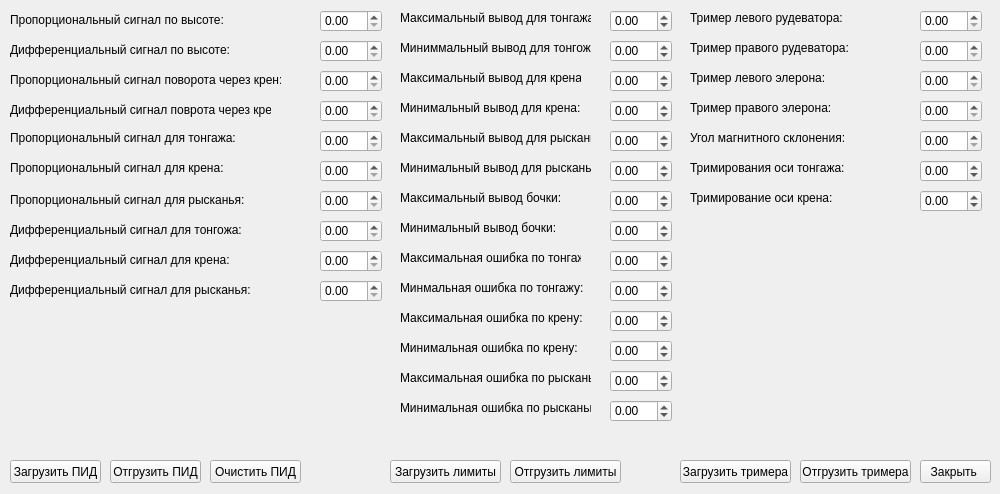
<?xml version="1.0" encoding="UTF-8"?>
<ui version="4.0">
 <class>Config_Widget</class>
 <widget class="QWidget" name="Config_Widget">
  <property name="geometry">
   <rect>
    <x>0</x>
    <y>0</y>
    <width>1000</width>
    <height>494</height>
   </rect>
  </property>
  <property name="minimumSize">
   <size>
    <width>400</width>
    <height>360</height>
   </size>
  </property>
  <property name="baseSize">
   <size>
    <width>480</width>
    <height>380</height>
   </size>
  </property>
  <property name="windowTitle">
   <string>Настройки ПИД</string>
  </property>
  <widget class="QLabel" name="label_info_for_user">
   <property name="geometry">
    <rect>
     <x>10</x>
     <y>10</y>
     <width>221</width>
     <height>20</height>
    </rect>
   </property>
   <property name="text">
    <string>Пропорциональный сигнал по высоте:</string>
   </property>
   <property name="alignment">
    <set>Qt::AlignLeading|Qt::AlignLeft|Qt::AlignVCenter</set>
   </property>
  </widget>
  <widget class="QLabel" name="label_2_info_for_user">
   <property name="geometry">
    <rect>
     <x>10</x>
     <y>40</y>
     <width>221</width>
     <height>20</height>
    </rect>
   </property>
   <property name="text">
    <string>Дифференциальный сигнал по высоте:</string>
   </property>
   <property name="alignment">
    <set>Qt::AlignLeading|Qt::AlignLeft|Qt::AlignVCenter</set>
   </property>
  </widget>
  <widget class="QLabel" name="label_3_info_for_user">
   <property name="geometry">
    <rect>
     <x>10</x>
     <y>70</y>
     <width>271</width>
     <height>20</height>
    </rect>
   </property>
   <property name="text">
    <string>Пропорциональный сигнал поворота через крен:</string>
   </property>
   <property name="alignment">
    <set>Qt::AlignLeading|Qt::AlignLeft|Qt::AlignVCenter</set>
   </property>
  </widget>
  <widget class="QLabel" name="label_4_info_for_user">
   <property name="geometry">
    <rect>
     <x>10</x>
     <y>100</y>
     <width>261</width>
     <height>20</height>
    </rect>
   </property>
   <property name="text">
    <string>Дифференциальный сигнал поврота через крен:</string>
   </property>
   <property name="alignment">
    <set>Qt::AlignLeading|Qt::AlignLeft|Qt::AlignVCenter</set>
   </property>
  </widget>
  <widget class="QLabel" name="label_5_info_for_user">
   <property name="geometry">
    <rect>
     <x>10</x>
     <y>130</y>
     <width>261</width>
     <height>16</height>
    </rect>
   </property>
   <property name="text">
    <string>Пропорциональный сигнал для тонгажа:</string>
   </property>
  </widget>
  <widget class="QLabel" name="label_6_info_for_user">
   <property name="geometry">
    <rect>
     <x>10</x>
     <y>160</y>
     <width>251</width>
     <height>16</height>
    </rect>
   </property>
   <property name="text">
    <string>Пропорциональный сигнал для крена:</string>
   </property>
  </widget>
  <widget class="QLabel" name="label_7_info_for_user">
   <property name="geometry">
    <rect>
     <x>10</x>
     <y>190</y>
     <width>241</width>
     <height>20</height>
    </rect>
   </property>
   <property name="text">
    <string>Пропорциональный сигнал для рысканья:</string>
   </property>
  </widget>
  <widget class="QLabel" name="label_8_info_for_user">
   <property name="geometry">
    <rect>
     <x>10</x>
     <y>220</y>
     <width>241</width>
     <height>20</height>
    </rect>
   </property>
   <property name="text">
    <string>Дифференциальный сигнал для тонгожа:</string>
   </property>
  </widget>
  <widget class="QLabel" name="label_9_info_for_user">
   <property name="geometry">
    <rect>
     <x>10</x>
     <y>250</y>
     <width>241</width>
     <height>20</height>
    </rect>
   </property>
   <property name="text">
    <string>Дифференциальный сигнал для крена:</string>
   </property>
  </widget>
  <widget class="QLabel" name="label_10_info_for_user">
   <property name="geometry">
    <rect>
     <x>10</x>
     <y>280</y>
     <width>251</width>
     <height>20</height>
    </rect>
   </property>
   <property name="text">
    <string>Дифференциальный сигнал для рысканья:</string>
   </property>
  </widget>
  <widget class="QPushButton" name="pushButton_Get_PID">
   <property name="geometry">
    <rect>
     <x>10</x>
     <y>460</y>
     <width>91</width>
     <height>23</height>
    </rect>
   </property>
   <property name="text">
    <string>Загрузить ПИД</string>
   </property>
  </widget>
  <widget class="QPushButton" name="pushButton_Set_PID">
   <property name="geometry">
    <rect>
     <x>110</x>
     <y>460</y>
     <width>91</width>
     <height>23</height>
    </rect>
   </property>
   <property name="text">
    <string>Отгрузить ПИД</string>
   </property>
  </widget>
  <widget class="QPushButton" name="pushButton_Close">
   <property name="geometry">
    <rect>
     <x>920</x>
     <y>460</y>
     <width>71</width>
     <height>23</height>
    </rect>
   </property>
   <property name="text">
    <string>Закрыть </string>
   </property>
  </widget>
  <widget class="QDoubleSpinBox" name="doubleSpinBox_P_Alt">
   <property name="geometry">
    <rect>
     <x>320</x>
     <y>10</y>
     <width>62</width>
     <height>22</height>
    </rect>
   </property>
   <property name="maximum">
    <double>99.000000000000000</double>
   </property>
  </widget>
  <widget class="QDoubleSpinBox" name="doubleSpinBox_2_D_Alt">
   <property name="geometry">
    <rect>
     <x>320</x>
     <y>40</y>
     <width>62</width>
     <height>22</height>
    </rect>
   </property>
   <property name="maximum">
    <double>99.000000000000000</double>
   </property>
  </widget>
  <widget class="QDoubleSpinBox" name="doubleSpinBox_3_P_Bank">
   <property name="geometry">
    <rect>
     <x>320</x>
     <y>70</y>
     <width>62</width>
     <height>22</height>
    </rect>
   </property>
   <property name="maximum">
    <double>10.000000000000000</double>
   </property>
  </widget>
  <widget class="QDoubleSpinBox" name="doubleSpinBox_4_D_Bank">
   <property name="geometry">
    <rect>
     <x>320</x>
     <y>100</y>
     <width>62</width>
     <height>22</height>
    </rect>
   </property>
   <property name="maximum">
    <double>10.000000000000000</double>
   </property>
  </widget>
  <widget class="QDoubleSpinBox" name="doubleSpinBox_5_P_Pitch">
   <property name="geometry">
    <rect>
     <x>320</x>
     <y>130</y>
     <width>62</width>
     <height>22</height>
    </rect>
   </property>
   <property name="maximum">
    <double>10.000000000000000</double>
   </property>
  </widget>
  <widget class="QDoubleSpinBox" name="doubleSpinBox_6_P_Roll">
   <property name="geometry">
    <rect>
     <x>320</x>
     <y>160</y>
     <width>62</width>
     <height>22</height>
    </rect>
   </property>
   <property name="maximum">
    <double>10.000000000000000</double>
   </property>
  </widget>
  <widget class="QDoubleSpinBox" name="doubleSpinBox_7_P_Yaw">
   <property name="geometry">
    <rect>
     <x>320</x>
     <y>190</y>
     <width>62</width>
     <height>22</height>
    </rect>
   </property>
   <property name="maximum">
    <double>10.000000000000000</double>
   </property>
  </widget>
  <widget class="QDoubleSpinBox" name="doubleSpinBox_8_D_Pitch">
   <property name="geometry">
    <rect>
     <x>320</x>
     <y>220</y>
     <width>62</width>
     <height>22</height>
    </rect>
   </property>
   <property name="maximum">
    <double>10.000000000000000</double>
   </property>
  </widget>
  <widget class="QDoubleSpinBox" name="doubleSpinBox_9_D_Roll">
   <property name="geometry">
    <rect>
     <x>320</x>
     <y>250</y>
     <width>62</width>
     <height>22</height>
    </rect>
   </property>
   <property name="maximum">
    <double>10.000000000000000</double>
   </property>
  </widget>
  <widget class="QDoubleSpinBox" name="doubleSpinBox_10_D_Yaw">
   <property name="geometry">
    <rect>
     <x>320</x>
     <y>280</y>
     <width>62</width>
     <height>22</height>
    </rect>
   </property>
   <property name="maximum">
    <double>10.000000000000000</double>
   </property>
  </widget>
  <widget class="QPushButton" name="pushButton_del_pid">
   <property name="geometry">
    <rect>
     <x>210</x>
     <y>460</y>
     <width>91</width>
     <height>23</height>
    </rect>
   </property>
   <property name="text">
    <string>Очистить ПИД</string>
   </property>
  </widget>
  <widget class="QLabel" name="label_11_info_for_user">
   <property name="geometry">
    <rect>
     <x>400</x>
     <y>10</y>
     <width>191</width>
     <height>16</height>
    </rect>
   </property>
   <property name="text">
    <string>Максимальный вывод для тонгажа:</string>
   </property>
  </widget>
  <widget class="QLabel" name="label_12_info_for_user">
   <property name="geometry">
    <rect>
     <x>400</x>
     <y>40</y>
     <width>191</width>
     <height>16</height>
    </rect>
   </property>
   <property name="text">
    <string>Миниммальный вывод для тонгожа:</string>
   </property>
  </widget>
  <widget class="QLabel" name="label_13_info_for_user">
   <property name="geometry">
    <rect>
     <x>400</x>
     <y>70</y>
     <width>181</width>
     <height>16</height>
    </rect>
   </property>
   <property name="text">
    <string>Максимальный вывод для крена:</string>
   </property>
  </widget>
  <widget class="QLabel" name="label_14_info_for_user">
   <property name="geometry">
    <rect>
     <x>400</x>
     <y>100</y>
     <width>181</width>
     <height>16</height>
    </rect>
   </property>
   <property name="text">
    <string>Минимальный вывод для крена:</string>
   </property>
  </widget>
  <widget class="QLabel" name="label_15_info_for_user">
   <property name="geometry">
    <rect>
     <x>400</x>
     <y>130</y>
     <width>191</width>
     <height>16</height>
    </rect>
   </property>
   <property name="text">
    <string>Максимальный вывод для рысканья:</string>
   </property>
  </widget>
  <widget class="QLabel" name="label_16_info_for_user">
   <property name="geometry">
    <rect>
     <x>400</x>
     <y>160</y>
     <width>191</width>
     <height>16</height>
    </rect>
   </property>
   <property name="text">
    <string>Минимальный вывод для рысканья:</string>
   </property>
  </widget>
  <widget class="QLabel" name="label_17_info_for_user">
   <property name="geometry">
    <rect>
     <x>690</x>
     <y>10</y>
     <width>191</width>
     <height>16</height>
    </rect>
   </property>
   <property name="text">
    <string>Тример левого рудеватора:</string>
   </property>
  </widget>
  <widget class="QLabel" name="label_18_info_for_user">
   <property name="geometry">
    <rect>
     <x>690</x>
     <y>40</y>
     <width>191</width>
     <height>16</height>
    </rect>
   </property>
   <property name="text">
    <string>Тример правого рудеватора: </string>
   </property>
  </widget>
  <widget class="QLabel" name="label_19_info_for_user">
   <property name="geometry">
    <rect>
     <x>690</x>
     <y>70</y>
     <width>191</width>
     <height>16</height>
    </rect>
   </property>
   <property name="text">
    <string>Тример левого элерона:</string>
   </property>
  </widget>
  <widget class="QLabel" name="label_20_info_for_user">
   <property name="geometry">
    <rect>
     <x>690</x>
     <y>100</y>
     <width>201</width>
     <height>16</height>
    </rect>
   </property>
   <property name="text">
    <string>Тример правого элерона:</string>
   </property>
  </widget>
  <widget class="QDoubleSpinBox" name="doubleSpinBox_Max_pitch">
   <property name="geometry">
    <rect>
     <x>610</x>
     <y>10</y>
     <width>62</width>
     <height>22</height>
    </rect>
   </property>
   <property name="minimum">
    <double>-90.000000000000000</double>
   </property>
   <property name="maximum">
    <double>90.000000000000000</double>
   </property>
  </widget>
  <widget class="QDoubleSpinBox" name="doubleSpinBox_Min_pitch">
   <property name="geometry">
    <rect>
     <x>610</x>
     <y>40</y>
     <width>62</width>
     <height>22</height>
    </rect>
   </property>
   <property name="minimum">
    <double>-90.000000000000000</double>
   </property>
   <property name="maximum">
    <double>90.000000000000000</double>
   </property>
  </widget>
  <widget class="QDoubleSpinBox" name="doubleSpinBox_Max_roll">
   <property name="geometry">
    <rect>
     <x>610</x>
     <y>70</y>
     <width>62</width>
     <height>22</height>
    </rect>
   </property>
   <property name="minimum">
    <double>-90.000000000000000</double>
   </property>
   <property name="maximum">
    <double>90.000000000000000</double>
   </property>
  </widget>
  <widget class="QDoubleSpinBox" name="doubleSpinBox_Min_roll">
   <property name="geometry">
    <rect>
     <x>610</x>
     <y>100</y>
     <width>62</width>
     <height>22</height>
    </rect>
   </property>
   <property name="minimum">
    <double>-90.000000000000000</double>
   </property>
   <property name="maximum">
    <double>90.000000000000000</double>
   </property>
  </widget>
  <widget class="QDoubleSpinBox" name="doubleSpinBox_Max_yaw">
   <property name="geometry">
    <rect>
     <x>610</x>
     <y>130</y>
     <width>62</width>
     <height>22</height>
    </rect>
   </property>
   <property name="minimum">
    <double>-90.000000000000000</double>
   </property>
   <property name="maximum">
    <double>90.000000000000000</double>
   </property>
  </widget>
  <widget class="QDoubleSpinBox" name="doubleSpinBox_Min_yaw">
   <property name="geometry">
    <rect>
     <x>610</x>
     <y>160</y>
     <width>62</width>
     <height>22</height>
    </rect>
   </property>
   <property name="minimum">
    <double>-90.000000000000000</double>
   </property>
   <property name="maximum">
    <double>90.000000000000000</double>
   </property>
  </widget>
  <widget class="QDoubleSpinBox" name="doubleSpinBox_trimm_left_Ruder">
   <property name="geometry">
    <rect>
     <x>920</x>
     <y>10</y>
     <width>62</width>
     <height>22</height>
    </rect>
   </property>
   <property name="maximum">
    <double>180.000000000000000</double>
   </property>
  </widget>
  <widget class="QDoubleSpinBox" name="doubleSpinBox_trimm_right_Ruder">
   <property name="geometry">
    <rect>
     <x>920</x>
     <y>40</y>
     <width>62</width>
     <height>22</height>
    </rect>
   </property>
   <property name="maximum">
    <double>180.000000000000000</double>
   </property>
  </widget>
  <widget class="QDoubleSpinBox" name="doubleSpinBox_trimm_left_Eleron">
   <property name="geometry">
    <rect>
     <x>920</x>
     <y>70</y>
     <width>62</width>
     <height>22</height>
    </rect>
   </property>
   <property name="maximum">
    <double>180.000000000000000</double>
   </property>
  </widget>
  <widget class="QDoubleSpinBox" name="doubleSpinBox_trimm_right_Eleron">
   <property name="geometry">
    <rect>
     <x>920</x>
     <y>100</y>
     <width>62</width>
     <height>22</height>
    </rect>
   </property>
   <property name="maximum">
    <double>180.000000000000000</double>
   </property>
  </widget>
  <widget class="QLabel" name="label_21_info_for_user">
   <property name="geometry">
    <rect>
     <x>400</x>
     <y>190</y>
     <width>161</width>
     <height>16</height>
    </rect>
   </property>
   <property name="text">
    <string>Максимальный вывод бочки:</string>
   </property>
  </widget>
  <widget class="QLabel" name="label_22_info_for_user">
   <property name="geometry">
    <rect>
     <x>400</x>
     <y>220</y>
     <width>161</width>
     <height>16</height>
    </rect>
   </property>
   <property name="text">
    <string>Минимальный вывод бочки:</string>
   </property>
  </widget>
  <widget class="QDoubleSpinBox" name="doubleSpinBox_Max_bank">
   <property name="geometry">
    <rect>
     <x>610</x>
     <y>190</y>
     <width>62</width>
     <height>22</height>
    </rect>
   </property>
   <property name="minimum">
    <double>-90.000000000000000</double>
   </property>
   <property name="maximum">
    <double>90.000000000000000</double>
   </property>
  </widget>
  <widget class="QDoubleSpinBox" name="doubleSpinBox_Min_bank">
   <property name="geometry">
    <rect>
     <x>610</x>
     <y>220</y>
     <width>62</width>
     <height>22</height>
    </rect>
   </property>
   <property name="minimum">
    <double>-90.000000000000000</double>
   </property>
   <property name="maximum">
    <double>90.000000000000000</double>
   </property>
  </widget>
  <widget class="QPushButton" name="pushButton_Get_limit">
   <property name="geometry">
    <rect>
     <x>390</x>
     <y>460</y>
     <width>111</width>
     <height>23</height>
    </rect>
   </property>
   <property name="text">
    <string>Загрузить лимиты</string>
   </property>
  </widget>
  <widget class="QPushButton" name="pushButton_Set_limit">
   <property name="geometry">
    <rect>
     <x>510</x>
     <y>460</y>
     <width>111</width>
     <height>23</height>
    </rect>
   </property>
   <property name="text">
    <string>Отгрузить лимиты</string>
   </property>
  </widget>
  <widget class="QPushButton" name="pushButton_Get_trim">
   <property name="geometry">
    <rect>
     <x>680</x>
     <y>460</y>
     <width>111</width>
     <height>23</height>
    </rect>
   </property>
   <property name="text">
    <string>Загрузить тримера</string>
   </property>
  </widget>
  <widget class="QPushButton" name="pushButton_Set_trim">
   <property name="geometry">
    <rect>
     <x>800</x>
     <y>460</y>
     <width>111</width>
     <height>23</height>
    </rect>
   </property>
   <property name="text">
    <string>Отгрузить тримера</string>
   </property>
  </widget>
  <widget class="QLabel" name="label_23_info_for_user">
   <property name="geometry">
    <rect>
     <x>690</x>
     <y>130</y>
     <width>181</width>
     <height>16</height>
    </rect>
   </property>
   <property name="text">
    <string>Угол магнитного склонения:</string>
   </property>
  </widget>
  <widget class="QLabel" name="label__24_info_for_user">
   <property name="geometry">
    <rect>
     <x>690</x>
     <y>160</y>
     <width>171</width>
     <height>16</height>
    </rect>
   </property>
   <property name="text">
    <string>Тримирования оси тонгажа:</string>
   </property>
  </widget>
  <widget class="QLabel" name="label_25_info_for_user">
   <property name="geometry">
    <rect>
     <x>690</x>
     <y>190</y>
     <width>171</width>
     <height>16</height>
    </rect>
   </property>
   <property name="text">
    <string>Тримирование оси крена:</string>
   </property>
  </widget>
  <widget class="QDoubleSpinBox" name="doubleSpinBox_Magnetc_declination">
   <property name="geometry">
    <rect>
     <x>920</x>
     <y>130</y>
     <width>62</width>
     <height>22</height>
    </rect>
   </property>
   <property name="minimum">
    <double>0.000000000000000</double>
   </property>
   <property name="maximum">
    <double>360.000000000000000</double>
   </property>
  </widget>
  <widget class="QDoubleSpinBox" name="doubleSpinBox_offset_pitch_axis">
   <property name="geometry">
    <rect>
     <x>920</x>
     <y>160</y>
     <width>62</width>
     <height>22</height>
    </rect>
   </property>
   <property name="minimum">
    <double>-10.000000000000000</double>
   </property>
   <property name="maximum">
    <double>10.000000000000000</double>
   </property>
  </widget>
  <widget class="QDoubleSpinBox" name="doubleSpinBox_offset_roll_axis">
   <property name="geometry">
    <rect>
     <x>920</x>
     <y>190</y>
     <width>62</width>
     <height>22</height>
    </rect>
   </property>
   <property name="minimum">
    <double>-10.000000000000000</double>
   </property>
   <property name="maximum">
    <double>10.000000000000000</double>
   </property>
  </widget>
  <widget class="QLabel" name="label_26_info_for_user">
   <property name="geometry">
    <rect>
     <x>400</x>
     <y>250</y>
     <width>181</width>
     <height>16</height>
    </rect>
   </property>
   <property name="text">
    <string>Максимальная ошибка по тонгажу:</string>
   </property>
  </widget>
  <widget class="QLabel" name="label__27_info_for_user">
   <property name="geometry">
    <rect>
     <x>400</x>
     <y>280</y>
     <width>201</width>
     <height>16</height>
    </rect>
   </property>
   <property name="text">
    <string>Минмальная ошибка по тонгажу:</string>
   </property>
  </widget>
  <widget class="QLabel" name="label__28_info_for_user">
   <property name="geometry">
    <rect>
     <x>400</x>
     <y>310</y>
     <width>191</width>
     <height>16</height>
    </rect>
   </property>
   <property name="text">
    <string>Максимальная ошибка по крену:</string>
   </property>
  </widget>
  <widget class="QLabel" name="label__29_info_for_user">
   <property name="geometry">
    <rect>
     <x>400</x>
     <y>340</y>
     <width>181</width>
     <height>16</height>
    </rect>
   </property>
   <property name="text">
    <string>Минимальная ошибка по крену:</string>
   </property>
  </widget>
  <widget class="QLabel" name="label__30_info_for_user">
   <property name="geometry">
    <rect>
     <x>400</x>
     <y>370</y>
     <width>191</width>
     <height>16</height>
    </rect>
   </property>
   <property name="text">
    <string>Максимальная ошибка по рысканью:</string>
   </property>
  </widget>
  <widget class="QLabel" name="label_31_info_for_user">
   <property name="geometry">
    <rect>
     <x>400</x>
     <y>400</y>
     <width>191</width>
     <height>16</height>
    </rect>
   </property>
   <property name="text">
    <string>Минимальная ошибка по рысканью:</string>
   </property>
  </widget>
  <widget class="QDoubleSpinBox" name="doubleSpinBox_Max_pitch_error_pid">
   <property name="geometry">
    <rect>
     <x>610</x>
     <y>250</y>
     <width>62</width>
     <height>22</height>
    </rect>
   </property>
   <property name="minimum">
    <double>-90.000000000000000</double>
   </property>
   <property name="maximum">
    <double>90.000000000000000</double>
   </property>
  </widget>
  <widget class="QDoubleSpinBox" name="doubleSpinBox_Min_pitch_error_pid">
   <property name="geometry">
    <rect>
     <x>610</x>
     <y>280</y>
     <width>62</width>
     <height>22</height>
    </rect>
   </property>
   <property name="minimum">
    <double>-90.000000000000000</double>
   </property>
   <property name="maximum">
    <double>90.000000000000000</double>
   </property>
  </widget>
  <widget class="QDoubleSpinBox" name="doubleSpinBox_Max_roll_error_pid">
   <property name="geometry">
    <rect>
     <x>610</x>
     <y>310</y>
     <width>62</width>
     <height>22</height>
    </rect>
   </property>
   <property name="minimum">
    <double>-90.000000000000000</double>
   </property>
   <property name="maximum">
    <double>90.000000000000000</double>
   </property>
  </widget>
  <widget class="QDoubleSpinBox" name="doubleSpinBox_Min_roll_error_pid">
   <property name="geometry">
    <rect>
     <x>610</x>
     <y>340</y>
     <width>62</width>
     <height>22</height>
    </rect>
   </property>
   <property name="minimum">
    <double>-90.000000000000000</double>
   </property>
   <property name="maximum">
    <double>90.000000000000000</double>
   </property>
  </widget>
  <widget class="QDoubleSpinBox" name="doubleSpinBox_Max_yaw_error_pid">
   <property name="geometry">
    <rect>
     <x>610</x>
     <y>370</y>
     <width>62</width>
     <height>22</height>
    </rect>
   </property>
   <property name="minimum">
    <double>-90.000000000000000</double>
   </property>
   <property name="maximum">
    <double>90.000000000000000</double>
   </property>
  </widget>
  <widget class="QDoubleSpinBox" name="doubleSpinBox_Min_yaw_error_pid">
   <property name="geometry">
    <rect>
     <x>610</x>
     <y>400</y>
     <width>62</width>
     <height>22</height>
    </rect>
   </property>
   <property name="minimum">
    <double>-90.000000000000000</double>
   </property>
   <property name="maximum">
    <double>90.000000000000000</double>
   </property>
  </widget>
 </widget>
 <resources/>
 <connections/>
</ui>
